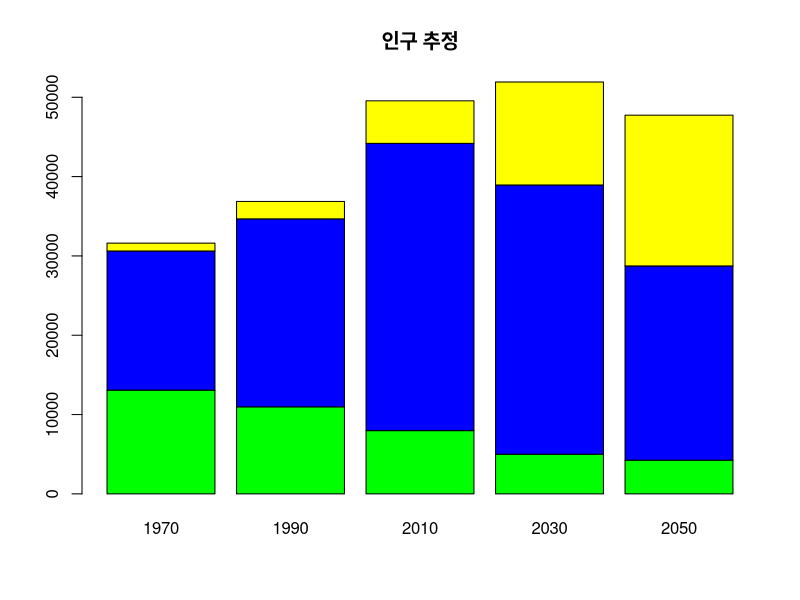

The R script that drew this image:
age.A <- c(13079, 10974, 7979, 5000, 4250)
age.B <- c(17540, 23701, 36209, 33947, 24487)
age.C <- c(991, 2195, 5366, 12980, 19007)

ds <- rbind(age.A, age.B, age.C)
colnames(ds) <- c('1970', '1990', '2010', '2030', '2050')
ds

barplot(ds,
        main = '인구 추정',
        col=c('green', 'blue', 'yellow'))
